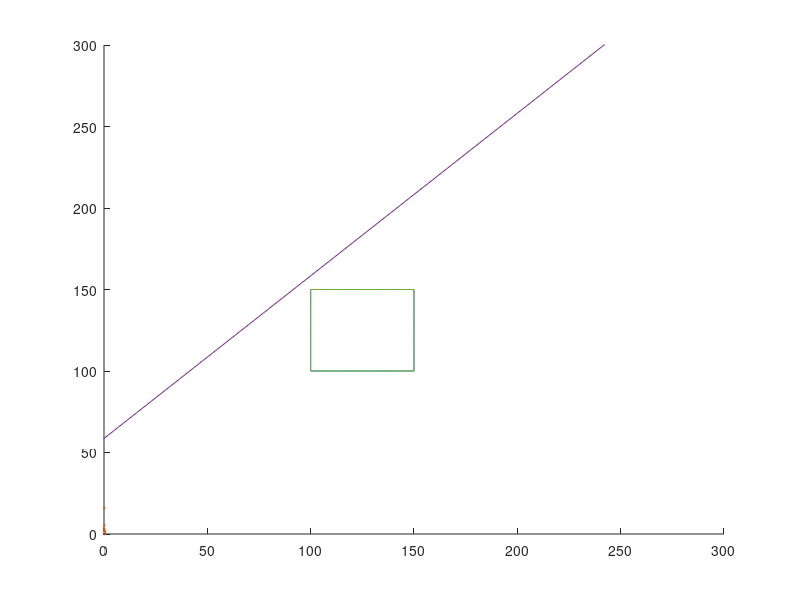

The MATLAB source for this figure:
clc;
clear all;
close all;
%--------------------------------------------------------
%--------------------------------------------------------
%--------------------------------------------------------

x1 = [];
y1 = [];
varY1 = 100;
varX1 = 100;
l = 50;
cont = 1;
for i=cont:(l+cont-1)
    x1(i) = varX1;
    y1(i)= varY1;
    varY1 = varY1+1;
    cont = cont+1;
end;
for i=cont:(l+cont-1)
    x1(i) = varX1;
    y1(i)= varY1;
    varX1 = varX1+1;
    cont = cont+1;
end;
for i=cont:(l+cont-1)
    x1(i) = varX1;
    y1(i)= varY1;
    varY1 = varY1-1;
    cont = cont+1;
end;
for i=cont:(l+cont)
    x1(i) = varX1;
    y1(i)= varY1;
    varX1 = varX1-1;
    cont = cont+1;
end;

max = 150;
min = 1;
%axis([-ax ax -ax ax -ax ax])
%axis([min max min max min max])
%{
axis([min max min max])
hold on
%}
%%{
%axis([min max min max])
axis([0 300 0 300])
hold on
%%}
plot(x1,y1);

wx1 = fft(x1, 201);
wy1 = fft(y1, 201);
wxy1 = fft2([x1 y1]);

%axis([min max min max min max])
%{
axis([min max min max])
hold on
%}
axis([0 3000 0 3000])
hold on
plot(wx1);
axis([0 3000 0 3000])
hold on
plot(wy1);
plot(wx1,wy1);
%plot(wxy1);

ix1 = ifft(wx1,201);
iy1 = ifft(wy1,201);

axis([0 300 0 300])
hold on
plot(ix1,iy1);
